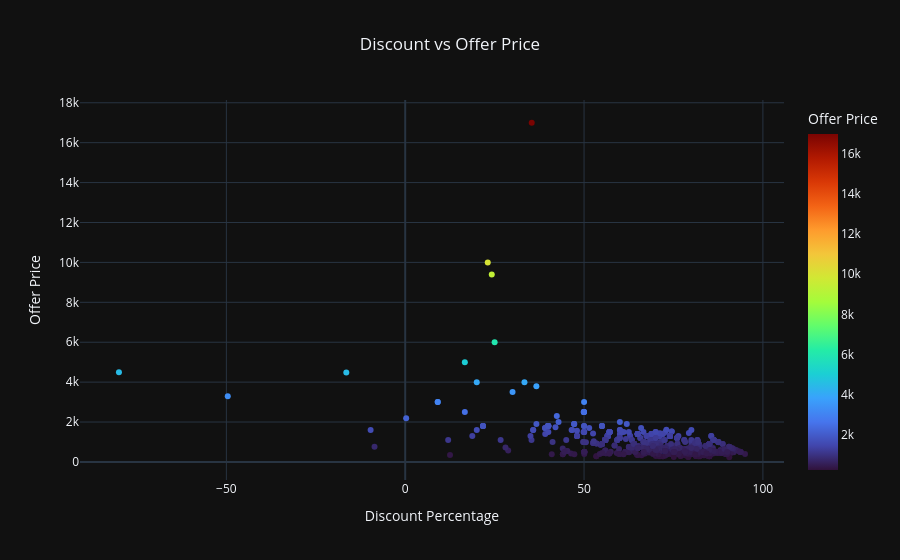

This figure's notebook cell:
### Code cell
import plotly.express as px

fig = px.scatter(
    df3,
    x='calculated_discount',
    y='offer_price',
    color='offer_price',                 # color based on offer price
    color_continuous_scale='turbo',      # attractive color scale
    title='Discount vs Offer Price',
    labels={
        'calculated_discount': 'Discount Percentage',
        'offer_price': 'Offer Price'
    },
    hover_data=['calculated_discount', 'offer_price', 'real_price']
)

fig.update_layout(
    template='plotly_dark',
    title_x=0.5
)

fig.show()

### Figure 1 — Plotly figure (JSON) as saved in the notebook; plotly's stock layout.template omitted (floating-point values rounded to 4 significant figures; data arrays with more than 128 entries replaced by an {"elided": "..."} marker saying what was removed)
{"data": [{"customdata": {"elided": "948x1 int values"}, "hovertemplate": "Discount Percentage=%{x}<br>Offer Price=%{marker.color}<br>real_price=%{customdata[0]}<extra></extra>", "legendgroup": "", "marker": {"color": {"elided": "948 int values"}, "coloraxis": "coloraxis", "symbol": "circle"}, "mode": "markers", "name": "", "orientation": "v", "showlegend": false, "type": "scatter", "x": {"elided": "948 float values"}, "xaxis": "x", "y": {"elided": "948 int values"}, "yaxis": "y"}], "layout": {"autosize": true, "coloraxis": {"colorbar": {"title": {"text": "Offer Price"}}, "colorscale": [[0, "#30123b"], [0.07143, "#4145ab"], [0.1429, "#4675ed"], [0.2143, "#39a2fc"], [0.2857, "#1bcfd4"], [0.3571, "#24eca6"], [0.4286, "#61fc6c"], [0.5, "#a4fc3b"], [0.5714, "#d1e834"], [0.6429, "#f3c63a"], [0.7143, "#fe9b2d"], [0.7857, "#f36315"], [0.8571, "#d93806"], [0.9286, "#b11901"], [1, "#7a0402"]]}, "legend": {"tracegroupgap": 0}, "title": {"text": "Discount vs Offer Price", "x": 0.5}, "xaxis": {"anchor": "y", "autorange": true, "domain": [0, 1], "range": [-90.67, 105.6], "title": {"text": "Discount Percentage"}, "type": "linear"}, "yaxis": {"anchor": "x", "autorange": true, "domain": [0, 1], "range": [-1148.0, 18380.0], "title": {"text": "Offer Price"}, "type": "linear"}}}
